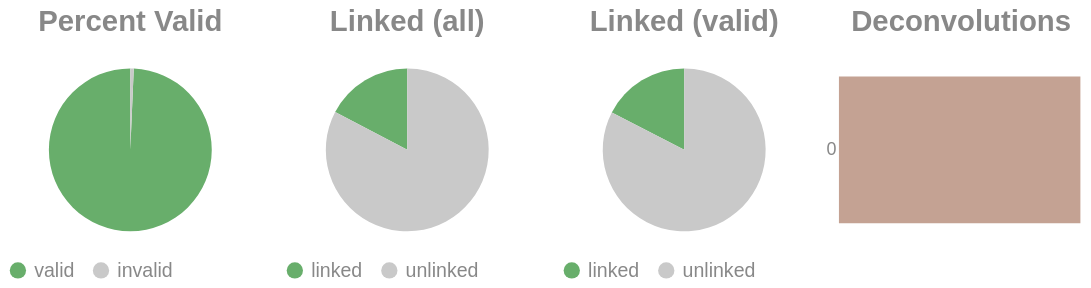

The cell this chart's notebook holds for it:
### Code cell
if SKIPLR:
    pass
else:
    clash = Counter()
    for i in valids['molecule'].to_list():
        _mol = i.split("-")
        if len(_mol) == 1:
            clash.update('0')
        else:
            clash.update(_mol[-1])

    _d = {"deconvolutions": [], 'count': []}
    for k,v in clash.items():
        _d['deconvolutions'].append(k)
        _d['count'].append(v)

    tot_valid = valids['reads'].sum()
    mask = valids['reads'] >= 2
    n_linked_reads = valids.filter(mask)['reads'].sum()
    if n_linked_reads == 0:
        print_html("No linked molecules (>=2 reads) were detected; skipping linked-only distributions.")
        SKIPLR = True
    else:
        perc_valid = round(tot_valid / n_reads, 4)
        linked_perc_abs = round(n_linked_reads / n_reads, 4)
        linked_perc = round(n_linked_reads / tot_valid, 4)

    _valid = pl.DataFrame({"valids": ['valid', 'invalid'], "count": [tot_valid, n_reads - tot_valid]})
    _linked_abs = pl.DataFrame({"linked (absolute)": ['linked', 'unlinked'], "count": [n_linked_reads, n_reads - n_linked_reads]})
    _linked_rel = pl.DataFrame({"linked (valids)": ['linked', 'unlinked'], "count": [n_linked_reads, tot_valid - n_linked_reads]})

    (
        alt.hconcat(
            piechart(_valid, goodval = 'valid', title = "Percent Valid"),
            piechart(_linked_abs, goodval = "linked", title =  "Linked (all)"),
            piechart(_linked_rel, goodval = "linked", title =  "Linked (valid)"),
            convolutionbar(pl.DataFrame(_d), title = "Deconvolutions"),
            center = True,
            bounds = 'flush'
        )
        .resolve_scale(color='independent')
        .resolve_legend('independent')
        .properties(usermeta={'embedOptions': {"actions": False}})
    ).display()

### Figure 1 — Vega-Lite specification as saved in the notebook (floating-point values rounded to 4 significant figures)
{"width": "container", "height": 400, "config": {"title": {"anchor": "start", "dy": -15, "fontSize": 18, "color": "#888888", "subtitleColor": "#888888", "subtitleFontSize": 14}, "arc": {"fill": "#0072B2"}, "axis": {"domainColor": "#888888", "domainWidth": 0.5, "gridWidth": 0.2, "grid": false, "titleFontWeight": 400, "titleFontSize": 15, "labelFontSize": 11, "labelColor": "#888888", "tickColor": "#888888", "tickWidth": 0.2, "titleColor": "#888888"}, "axisBand": {"grid": false}, "axisX": {"grid": true, "tickSize": 10, "domainCap": "round"}, "axisY": {"domain": false, "grid": true, "tickSize": 0, "domainCap": "round"}, "background": "transparent", "header": {"labelFontSize": 15, "labelColor": "#888888", "titleFontSize": 15, "titleFontWeight": 600, "titleColor": "#888888"}, "legend": {"labelFont": "sans-serif", "labelFontSize": 12, "labelColor": "#888888", "symbolSize": 100, "symbolType": "circle", "titleFontSize": 12, "titlePadding": 10, "titleColor": "#888888", "title": null}, "range": {"category": ["#E69F00", "#56B4E9", "#009E73", "#F0E442", "#0072B2", "#D55E00", "#CC79A7", "#000000"], "diverging": ["#cfe8f3", "#a2d4ec", "#73bfe2", "#46abdb", "#1696d2", "#12719e"]}, "area": {"fill": "#0072B2", "fillOpacity": 0.7, "line": true, "strokeOpacity": 0.7}, "line": {"color": "#0072B2", "stroke": "#0072B2", "strokeWidth": 2}, "trail": {"color": "#0072B2", "stroke": "#0072B2", "strokeWidth": 0, "size": 1}, "point": {"filled": true, "fillOpacity": 1.0, "size": 95}, "text": {"color": "#888888", "fontSize": 11, "align": "right", "fontWeight": 400, "size": 11}, "bar": {"fill": "#0072B2", "stroke": null}, "view": {"stroke": null, "continuousWidth": 660, "continuousHeight": 400}}, "hconcat": [{"data": {"name": "data-c3219455eed286adac59538d4a5d1f7a"}, "mark": {"type": "arc"}, "encoding": {"color": {"field": "valids", "legend": {"orient": "bottom", "title": null}, "scale": {"domain": ["valid", "invalid"], "range": ["#68ae6b", "#C9C9C9"]}, "title": "Valids", "type": "nominal"}, "theta": {"field": "count", "type": "quantitative"}, "tooltip": [{"field": "valids", "title": "Valids", "type": "ordinal"}, {"field": "percent", "format": ".2%", "title": "Percent", "type": "quantitative"}, {"field": "count", "title": "Count", "type": "quantitative"}]}, "height": 100, "title": {"text": "Percent Valid", "align": "center", "anchor": "middle"}, "transform": [{"calculate": "datum.count / 3299639", "as": "percent"}], "width": 150}, {"data": {"name": "data-4b7347953f98cc3c7965ba9bccf31a85"}, "mark": {"type": "arc"}, "encoding": {"color": {"field": "linked (absolute)", "legend": {"orient": "bottom", "title": null}, "scale": {"domain": ["linked", "unlinked"], "range": ["#68ae6b", "#C9C9C9"]}, "title": "Linked (Absolute)", "type": "nominal"}, "theta": {"field": "count", "type": "quantitative"}, "tooltip": [{"field": "linked (absolute)", "title": "Linked (Absolute)", "type": "ordinal"}, {"field": "percent", "format": ".2%", "title": "Percent", "type": "quantitative"}, {"field": "count", "title": "Count", "type": "quantitative"}]}, "height": 100, "title": {"text": "Linked (all)", "align": "center", "anchor": "middle"}, "transform": [{"calculate": "datum.count / 3299639", "as": "percent"}], "width": 150}, {"data": {"name": "data-0b60aa545b3f218c8f5bb11864b43371"}, "mark": {"type": "arc"}, "encoding": {"color": {"field": "linked (valids)", "legend": {"orient": "bottom", "title": null}, "scale": {"domain": ["linked", "unlinked"], "range": ["#68ae6b", "#C9C9C9"]}, "title": "Linked (Valids)", "type": "nominal"}, "theta": {"field": "count", "type": "quantitative"}, "tooltip": [{"field": "linked (valids)", "title": "Linked (Valids)", "type": "ordinal"}, {"field": "percent", "format": ".2%", "title": "Percent", "type": "quantitative"}, {"field": "count", "title": "Count", "type": "quantitative"}]}, "height": 100, "title": {"text": "Linked (valid)", "align": "center", "anchor": "middle"}, "transform": [{"calculate": "datum.count / 3277354", "as": "percent"}], "width": 150}, {"data": {"name": "data-7170bd3eaab834b343a32b0daa5dd9d7"}, "mark": {"type": "bar"}, "encoding": {"color": {"field": "deconvolutions", "legend": null, "scale": {"scheme": "lightgreyred"}, "type": "nominal"}, "tooltip": [{"field": "deconvolutions", "title": "Deconvolutions", "type": "ordinal"}, {"field": "percent", "format": ".2%", "title": "Percent", "type": "quantitative"}, {"field": "count", "title": "Count", "type": "quantitative"}], "x": {"axis": null, "field": "count", "type": "quantitative"}, "y": {"field": "deconvolutions", "sort": "ascending", "title": null, "type": "nominal"}}, "height": 100, "title": {"text": "Deconvolutions", "align": "center", "anchor": "middle"}, "transform": [{"calculate": "datum.count / 2964507", "as": "percent"}], "width": 150}], "bounds": "flush", "center": true, "resolve": {"legend": {"angle": "independent"}, "scale": {"color": "independent"}}, "usermeta": {"embedOptions": {"actions": false}}, "$schema": "https://vega.github.io/schema/vega-lite/v6.1.0.json", "datasets": {"data-c3219455eed286adac59538d4a5d1f7a": [{"valids": "valid", "count": 3277354}, {"valids": "invalid", "count": 22285}], "data-4b7347953f98cc3c7965ba9bccf31a85": [{"linked (absolute)": "linked", "count": 570747}, {"linked (absolute)": "unlinked", "count": 2728892}], "data-0b60aa545b3f218c8f5bb11864b43371": [{"linked (valids)": "linked", "count": 570747}, {"linked (valids)": "unlinked", "count": 2706607}], "data-7170bd3eaab834b343a32b0daa5dd9d7": [{"deconvolutions": "0", "count": 2964507}]}}
